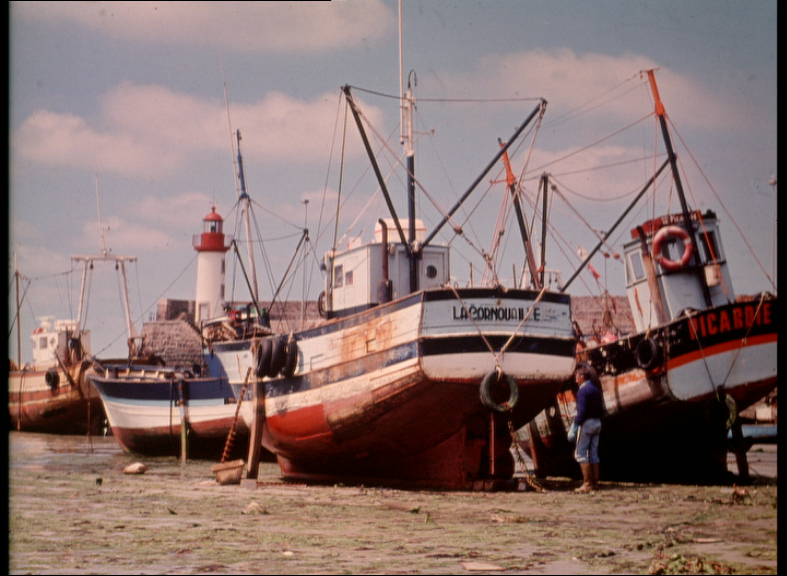
#> input picture TAI/TAI 1/tp1_tp2_images/tp1_exo2_boats_color.bmp, 787 x 576 px, found by its file name; its folder holds 5 pictures in this run
$ jupyter execute TP1_Exo2_Image_Manipulation.ipynb
#> lines starting #> are read from the running program, lines starting #| are printed output that depends on the picture; after the words box and inside, x2 and y2 are one past the last pixel; in counts of white or black regions, pixels touching at a corner belong together
# TP 1 — Exercice 2 : Manipulations d'une image et bibliothèques spécialisées

**Objectifs :**
1. Charger `tp1_exo2_boats_color.bmp` en couleurs (BGR) et en niveaux de gris (`cv2.IMREAD_GRAYSCALE` et `cv2.cvtColor`).
2. Lire la valeur BGR d'un pixel à la position `(100, 150)`.
3. Afficher les dimensions `(height, width, channels)` de l'image.
4. Tracer une ligne horizontale rouge (`[0, 0, 255]` en BGR) au centre de l'image.

[cell 1]
from pathlib import Path
import math
import time
import cv2
import numpy as np
import matplotlib.pyplot as plt

def find_project_root():
    cwd = Path.cwd().resolve()
    for candidate in (cwd, cwd.parent, cwd.parent.parent):
        if (candidate / "tp1_tp2_images").is_dir():
            return candidate
    raise FileNotFoundError(
        "Impossible de trouver le dossier 'tp1_tp2_images'. "
        "Lancez Jupyter depuis la racine TAI ou depuis tp1_labs / tp2_labs."
    )

ROOT_DIR = find_project_root()
IMG_DIR = ROOT_DIR / "tp1_tp2_images"
OUT_DIR = ROOT_DIR / "tp1_labs" / "outputs"
OUT_DIR.mkdir(parents=True, exist_ok=True)

def load_image(filename, flags=cv2.IMREAD_COLOR):
#> called with filename = 'tp1_exo2_boats_color.bmp', flags = 1
    path = IMG_DIR / filename
    img = cv2.imread(str(path), flags)
#> img is the input picture: shape (576, 787, 3); mean B, G, R 111.6, 114.7, 137.3
#> call 2 of load_image, with filename = 'tp1_exo2_boats_color.bmp', flags = 0
#> in load_image (call 2), `img = cv2.imread(str(path), flags)`:
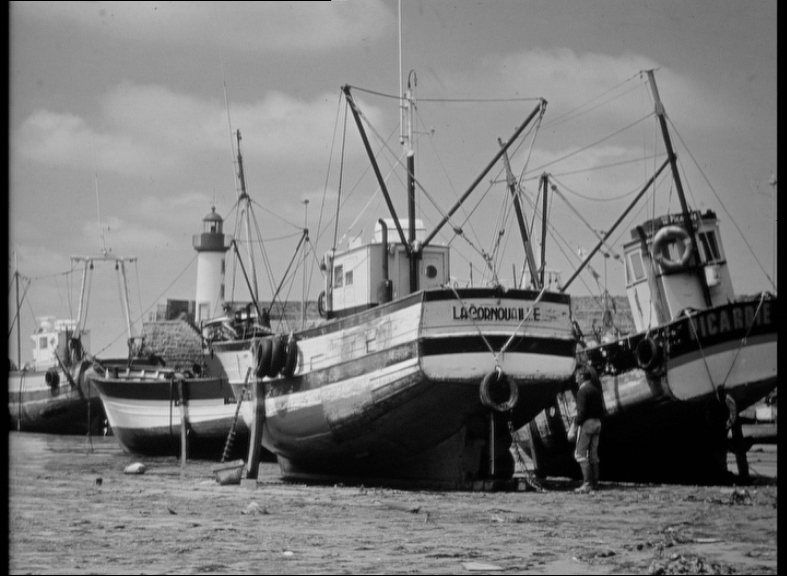
#> img: shape (576, 787); min 0, max 233, mean 121.1
    if img is None:
        raise FileNotFoundError(f"Image introuvable ou illisible: {path}")
    return img

def show_images(items, cols=3, figsize_per_cell=(5, 4)):
#> called with cols = 3, figsize_per_cell = (5, 4)
    n = len(items)
    rows = math.ceil(n / cols)
    fig, axes = plt.subplots(rows, cols, figsize=(cols * figsize_per_cell[0], rows * figsize_per_cell[1]))
    axes = np.atleast_1d(axes).ravel()
    for ax in axes[n:]:
        ax.axis("off")
    for ax, (title, img) in zip(axes, items):
        if img.ndim == 2:
            ax.imshow(img, cmap="gray", vmin=0, vmax=255)
        elif img.shape[2] == 3:
            ax.imshow(cv2.cvtColor(img, cv2.COLOR_BGR2RGB))
        elif img.shape[2] == 4:
            ax.imshow(cv2.cvtColor(img, cv2.COLOR_BGRA2RGBA))
        ax.set_title(title, fontsize=10)
        ax.axis("off")
    plt.tight_layout()
    plt.show()
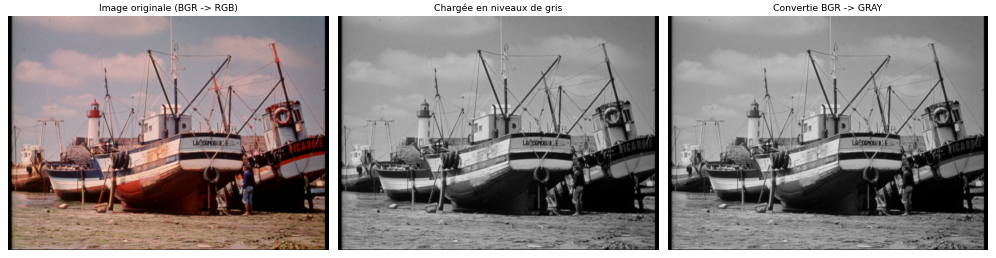
#> figure drawn by matplotlib, 3 panels

print(f"ROOT_DIR : {ROOT_DIR}")
print(f"IMG_DIR  : {IMG_DIR} ({len(list(IMG_DIR.iterdir()))} images)")
print(f"OUT_DIR  : {OUT_DIR}")

[cell 2]
# Lecture en couleur (BGR) et en niveaux de gris
img = load_image("tp1_exo2_boats_color.bmp", cv2.IMREAD_COLOR)
gray_img = load_image("tp1_exo2_boats_color.bmp", cv2.IMREAD_GRAYSCALE)
gray_img2 = cv2.cvtColor(img, cv2.COLOR_BGR2GRAY)

show_images([
    ("Image originale (BGR -> RGB)", img),
    ("Chargée en niveaux de gris", gray_img),
    ("Convertie BGR -> GRAY", gray_img2),
], cols=3)

# Lecture des valeurs BGR à la position (y=100, x=150)
pixel = img[100, 150]
#> pixel = [170, 166, 197]
print(f"Valeurs BGR du pixel à (100, 150) : {pixel}")
#| Valeurs BGR du pixel à (100, 150) : [170 166 197]

# Dimensions de l'image
height, width, channels = img.shape
#> height = 576; width = 787; channels = 3
print(f"Height: {height} pixels, Width: {width} pixels, Channels: {channels}")
#| Height: 576 pixels, Width: 787 pixels, Channels: 3

# Modification de la ligne centrale en rouge [B=0, G=0, R=255]
img_mod = img.copy()
mid_row = int(height / 2)
#> mid_row = 288
for i in range(0, width):
    img_mod[mid_row, i] = [0, 0, 255]
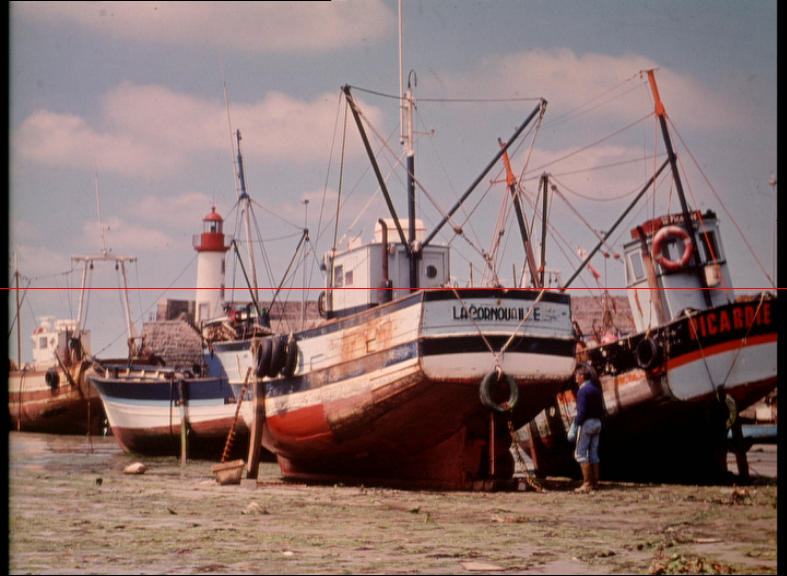
#> img_mod: shape (576, 787, 3); 0.17% of pixels changed, all inside (x1, y1, x2, y2) = (0, 288, 787, 289)

show_images([
    ("Image originale", img),
    ("Image modifiée (ligne centrale rouge)", img_mod),
], cols=2)
#> call 2 of show_images, with cols = 2, figsize_per_cell = (5, 4)
#> in show_images (call 2), `plt.show()`:
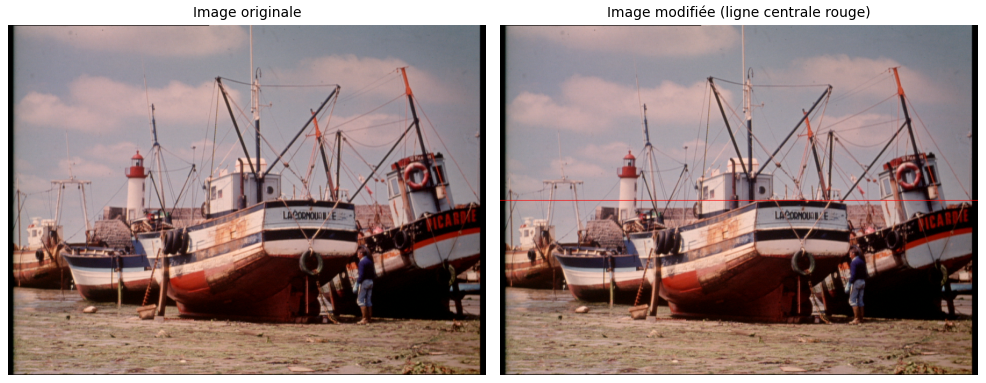
#> figure drawn by matplotlib, 2 panels
